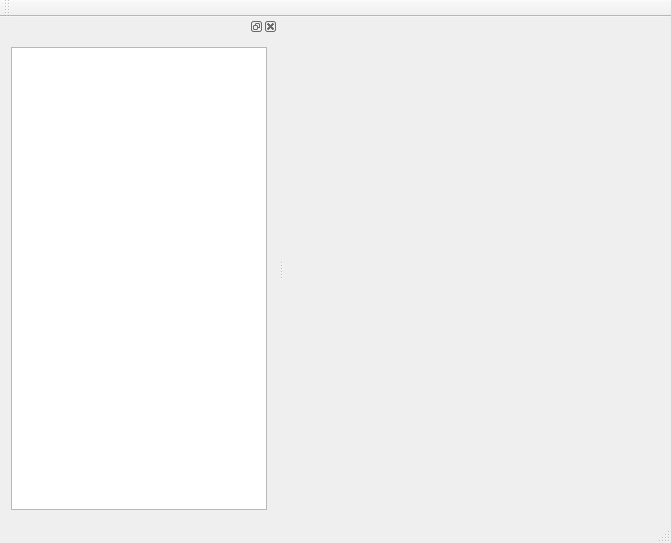
<?xml version="1.0" encoding="UTF-8"?>
<ui version="4.0">
 <class>MainWindow</class>
 <widget class="QMainWindow" name="MainWindow">
  <property name="geometry">
   <rect>
    <x>0</x>
    <y>0</y>
    <width>671</width>
    <height>543</height>
   </rect>
  </property>
  <property name="windowTitle">
   <string>MainWindow</string>
  </property>
  <widget class="QWidget" name="centralWidget"/>
  <widget class="QMenuBar" name="menuBar">
   <property name="geometry">
    <rect>
     <x>0</x>
     <y>0</y>
     <width>671</width>
     <height>23</height>
    </rect>
   </property>
  </widget>
  <widget class="QToolBar" name="mainToolBar">
   <attribute name="toolBarArea">
    <enum>TopToolBarArea</enum>
   </attribute>
   <attribute name="toolBarBreak">
    <bool>false</bool>
   </attribute>
  </widget>
  <widget class="QStatusBar" name="statusBar"/>
  <widget class="QDockWidget" name="dockWidget">
   <attribute name="dockWidgetArea">
    <number>1</number>
   </attribute>
   <widget class="QWidget" name="dockWidgetContents">
    <layout class="QVBoxLayout" name="verticalLayout">
     <item>
      <widget class="FileTree" name="treeView"/>
     </item>
    </layout>
   </widget>
  </widget>
 </widget>
 <layoutdefault spacing="6" margin="11"/>
 <customwidgets>
  <customwidget>
   <class>FileTree</class>
   <extends>QTreeView</extends>
   <header location="global">filetree.h</header>
  </customwidget>
 </customwidgets>
 <resources/>
 <connections/>
</ui>
